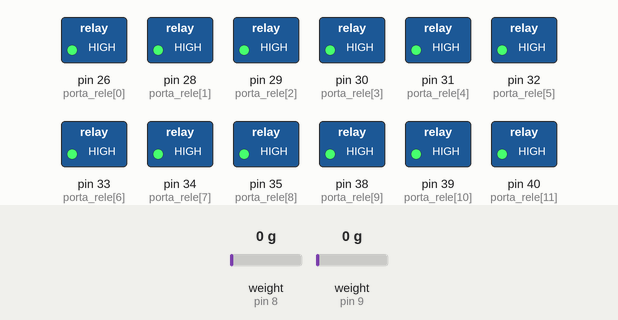
A sketch run on a simulated Arduino Mega 2560, built with avr-gcc and run on an emulated ATmega2560. Shown: switched loads named in the sketch (green lamp = pin HIGH). Dashed ring = blinking. The test bench sets the inputs (shaded band); at power-on: weight on the scale (sensors on pin 8, pin 9) 0 g. Pins used as bus, display or sensor lines are not drawn; what the sketch prints to the serial monitor is not drawn.

Above: at 0.1 s.
At 1.2 s:
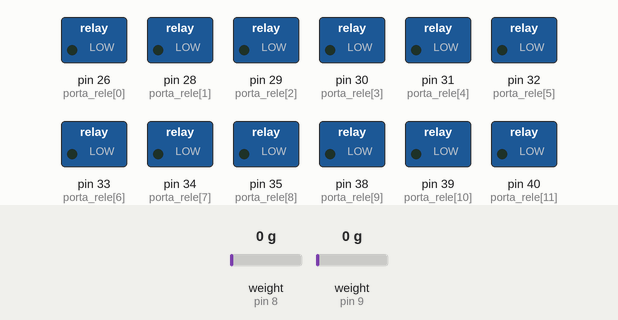
1.3 s: weight on the scale (sensor on pin 8) set to 100 g
4.3 s: weight on the scale (sensor on pin 9) set to 100 g
7.3 s: weight on the scale (sensor on pin 8) set to 1250 g
10.3 s: weight on the scale (sensor on pin 9) set to 2500 g
Timing chart, 0 to 14.3 s (numbered marks = the images above; inputs shaded):
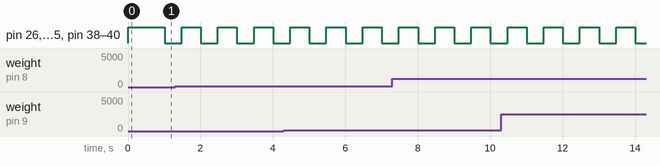

Measured:
- by itself, pin 26 (porta_rele[0]), pin 28 (porta_rele[1]), pin 29 (porta_rele[2]), pin 30 (porta_rele[3]), pin 31 (porta_rele[4]), pin 32 (porta_rele[5]), pin 33 (porta_rele[6]), pin 34 (porta_rele[7]), pin 35 (porta_rele[8]), pin 38 (porta_rele[9]), pin 39 (porta_rele[10]), pin 40 (porta_rele[11]): alternates HIGH for 0.53 s and LOW for 0.47 s

The sketch:

Arduino_prog.ino
```cpp
  #include <math.h>      //Operacoes matematicas
#include <PID_v1.h>    //Controle PID
#include <TimerOne.h>  //Interrupcao
#include <HX711.h>     //Leitura emplificadores HX711

//HX711 e MUX

int porta_DOUT_MUX_inf = 8; //Pino de leitura dos HX da parte inferior
int porta_DOUT_MUX_sup = 9; //Pino de leitura dos HX da parte superior
int porta_sel_MUX[4] = {4, 5, 6, 7}; //Portas de selecao do mux

int SSCK = 3;             //SKC comum para todos amplificadores
float temp[24];           //Armazena as temperaturas
float tensao[24];         //Armazena as temperaturas
float tensao_a[24];
float erro_max = 50000;   //Erro maximo de leitura

HX711 HX_sup[12]; //Amplificadores superiores
HX711 HX_inf[12]; //Amplificadores inferiores

//PWM
float resolucao_PWM = 255;
int porta_rele[12] = {26, 28, 29, 30, 31, 32, 33, 34, 35, 38, 39, 40};
float cont[12];
float valor_PWM[12];
float freq = 1;

//Variaveis PID
double Setpoint = 32;
double Input[12], Output[12];
double consKp=10, consKi=20, consKd=0.0;  // parametros conservativos
double aggKp=53, aggKi=3.5, aggKd=0.1;  // paramentros agressivos
int Sample_Time=10; //Variable that determines how fast our PID loop runs (em ms)
int RESOLUCAO_PID = 255;

PID myPID[12] =   {PID( &Input[0],  &Output[0], &Setpoint, aggKp, aggKi, aggKd, DIRECT),// DIRECT = Aquecimento; REVERSE=resfriamento
                   PID( &Input[1],  &Output[1], &Setpoint, aggKp, aggKi, aggKd, DIRECT),
                   PID( &Input[2],  &Output[2], &Setpoint, aggKp, aggKi, aggKd, DIRECT),
                   PID( &Input[3],  &Output[3], &Setpoint, aggKp, aggKi, aggKd, DIRECT),
                   PID( &Input[4],  &Output[4], &Setpoint, aggKp, aggKi, aggKd, DIRECT),
                   PID( &Input[5],  &Output[5], &Setpoint, aggKp, aggKi, aggKd, DIRECT),
                   PID( &Input[6],  &Output[6], &Setpoint, aggKp, aggKi, aggKd, DIRECT),
                   PID( &Input[7],  &Output[7], &Setpoint, aggKp, aggKi, aggKd, DIRECT),
                   PID( &Input[8],  &Output[8], &Setpoint, aggKp, aggKi, aggKd, DIRECT),
                   PID( &Input[9],  &Output[9], &Setpoint, aggKp, aggKi, aggKd, DIRECT),
                   PID(&Input[10], &Output[10], &Setpoint, aggKp, aggKi, aggKd, DIRECT),
                   PID(&Input[11], &Output[11], &Setpoint, aggKp, aggKi, aggKd, DIRECT)};

//Configuracao do print
char input;
int channel = 0;
char *secoes[] = {"Peito", "Barriga", "Costa Superior","Costa Inferior", "Braço Direito", "Braço Esquerdo","Antebraço Direito", "Antebraço Esquerdo",
                  "Cintura", "Nadegas", "Coxa Direita", "Coxa Esquerda", "Canela Direita", "Canela Esquerda", "Tornozelo Direito", "Tornozelo Esquerdo",
                  "Pe Direito", "Pe Esquerdo", "Sola Direita", "Sola Esquerda"};
int tensao_conf[] = {23, 20, 17, 14, 22, 19, 16, 13, 11, 8, 5, 2, 10, 7, 4, 1, 9, 6, 3, 0};


//====================================================================================================

void setup()
{
  Serial.begin(9600);

  //PWM

  float periodo_interrupcao = (1 / (freq * resolucao_PWM)) * 1000000;  //É o período em que a interrupção será executada em us

  //Define pinos de selecao do mux
  for (int i = 0; i < 4; i++){
    pinMode(porta_sel_MUX[i], OUTPUT);
  }

  //Zera a matriz de contadores, define os pinos e configura o PID e os HX711

  for (int i = 0; i < 12; i++){
      cont[i] = 0;
      valor_PWM[i] = 0;

      //Seleciona a porta do mux comecando da 4
        for (int j = 0; j <= 3; j++){
          digitalWrite(porta_sel_MUX[j], ((i + 4) >> j) & 1);
        }

      //Inicializa HX711 superiores
      if (i != 0 && i != 3 && i != 6 && i != 9){
        HX_sup[i].begin(porta_DOUT_MUX_sup, SSCK);
        HX_sup[i].power_up();
        }

      //Inicializa HX711 inferiores
      HX_inf[i].begin(porta_DOUT_MUX_inf, SSCK);
      HX_inf[i].power_up();

      pinMode(porta_rele[i], OUTPUT);
      digitalWrite(porta_rele[i], LOW);

      myPID[i].SetMode(AUTOMATIC);// ou MANUAL, isso é, desligado
      myPID[i].SetOutputLimits(0, 255); // é o PWM
      myPID[i].SetSampleTime(Sample_Time); //Variable that determines how fast our PID loop runs
  }

  for (int i = 0; i < 12; i++){
     digitalWrite(porta_rele[i], HIGH);
  }

 // Serial.println("SolaE TornozeloE CoxaE SolaD TornozeloD CoxaD PeE CanelaE Nadega PeD CanelaD Frente");

  //Configura a interrupção
  Timer1.initialize(periodo_interrupcao);          //Define o periodo em que a interrupção será executada
  Timer1.attachInterrupt(gera_PWM);                //É a função que será executada quando a interrupção for requisitada

  //Diz qual canal esta sendo usado
  Serial.println("Mostrando temperatura " + String(secoes[channel]));


}

//====================================================================================================

void loop()
{
  for (int i = 0; i < 12; i++){
      le_tensao(i);
      calcula_temp(i);
      calcula_PID(i);

     /* if(Serial.available()){
        input = Serial.read();

        if(input == 'd' && channel != 23){
          channel++;
        }
        else if(input == 'a' && channel != 0){
          channel--;
        }
        Serial.println("Mostrando temperatura " + String(secoes[channel]));
      }*/

    }
    //Teste de calibracao do peito (funcione, por favooooooooooooor)
    float x = tensao[tensao_conf[0]];
    tensao[tensao_conf[0]] = 3.2251*pow(10,-14)*x*x + 1.442*pow(10,-6)*x + 29.84;

  for (int i = 0; i < 20; i++){
    Serial.print(tensao[tensao_conf[i]]);
    Serial.print(";  ");
  }
  Serial.println(' ');

}

//====================================================================================================

void gera_PWM(){
  for (int i = 0; i < 12; i++){
     valor_PWM[i] = 120; //Debugzinho

    if (cont[i] == valor_PWM[i]){
      digitalWrite(porta_rele[i], HIGH);
    }

    if(cont[i] == resolucao_PWM){
      cont[i] = 0;
      digitalWrite(porta_rele[i], LOW);
    }

    if(!valor_PWM[i]){
      digitalWrite(porta_rele[i], HIGH);
    }

    cont[i]++;
  }
}

//====================================================================================================

void le_tensao(int canal){

  //Seleciona canal mux, começando do 4
  for (int j = 0; j <= 3; j++){
        digitalWrite(porta_sel_MUX[j], ((canal + 4) >> j) & 1);
    }

  HX_inf[canal].power_up();
  tensao[canal] = HX_inf[canal].get_units();
  HX_inf[canal].power_down();

  delay(1); // Sem esse delay por algum motivo a leitura sai errada

  if (canal != 0 && canal != 3 && canal != 6 && canal != 9){
    HX_sup[canal].power_up();
    tensao[canal + 12] = HX_sup[canal].get_units();
    HX_sup[canal].power_down();
  }

}

//====================================================================================================

void calcula_temp(int i){
  temp[i] = 1 * tensao[i];
}

//====================================================================================================

void calcula_PID(int i){
  Input[i] = temp[i];
  myPID[i].Compute();
  valor_PWM[i] = Output[i];
}

//====================================================================================================

/*
  //Faz a média de 10 valores desconsiderando os picos
  double comp = 0;
  double leitura = 0;
  double buff = 0;

  comp = section[canal - 4].get_units();
  leitura = section[canal - 4].get_units();

  for (int j = 0; j < 10; j++){
    while (abs(leitura - comp) > erro_max){
      leitura = section[canal - 4].get_units();
    }

    buff += leitura;

  }
    //tensao[canal] = buff / 10;
  */
```
